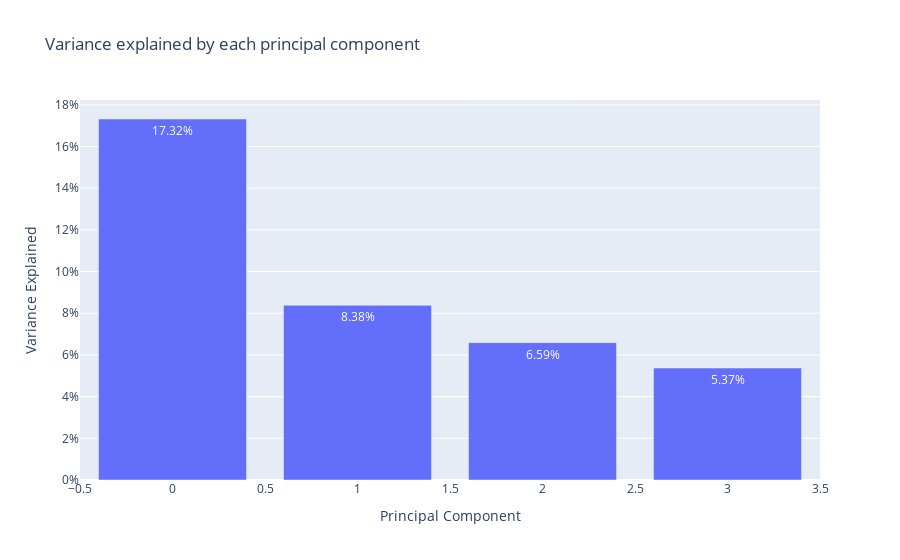

Notebook code for this chart:
### Code cell
fig = px.bar(
    x=range(len(variance_explained)),
    y=variance_explained / 100,
    text=np.round(variance_explained / 100, 4),
    title="Variance explained by each principal component",
    labels={"x": "Principal Component", "y": "Variance Explained"},
)
fig.update_yaxes(tickformat=".0%")
fig.update_traces(texttemplate="%{text:.2%}")
fig.show()

### Figure 1 — Plotly figure (JSON) as saved in the notebook; plotly's stock layout.template omitted (floating-point values rounded to 4 significant figures)
{"data": [{"hovertemplate": "Principal Component=%{x}<br>Variance Explained=%{y}<br>text=%{text}<extra></extra>", "legendgroup": "", "marker": {"color": "#636efa", "pattern": {"shape": ""}}, "name": "", "orientation": "v", "showlegend": false, "text": [0.1732, 0.0838, 0.0659, 0.0537], "textposition": "auto", "texttemplate": "%{text:.2%}", "type": "bar", "x": [0, 1, 2, 3], "xaxis": "x", "y": [0.1732, 0.0838, 0.0659, 0.0537], "yaxis": "y"}], "layout": {"barmode": "relative", "legend": {"tracegroupgap": 0}, "title": {"text": "Variance explained by each principal component"}, "xaxis": {"anchor": "y", "domain": [0, 1], "title": {"text": "Principal Component"}}, "yaxis": {"anchor": "x", "domain": [0, 1], "tickformat": ".0%", "title": {"text": "Variance Explained"}}}}
